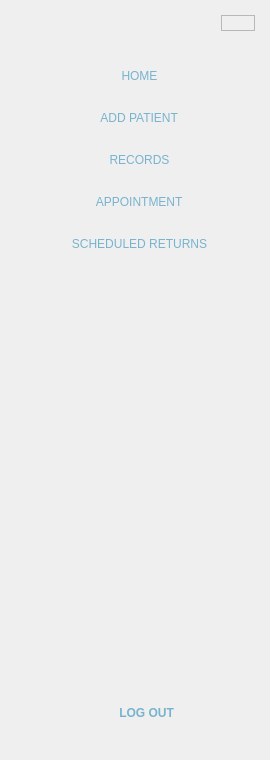
        <widget class="QFrame" name="sideNav">
         <property name="enabled">
          <bool>true</bool>
         </property>
         <property name="sizePolicy">
          <sizepolicy hsizetype="Preferred" vsizetype="Preferred">
           <horstretch>0</horstretch>
           <verstretch>0</verstretch>
          </sizepolicy>
         </property>
         <property name="styleSheet">
          <string notr="true">#sideNav{
	background-color:rgb(240, 240, 240);
	border:none;
    border-radius: 15px;

}</string>
         </property>
         <property name="frameShape">
          <enum>QFrame::NoFrame</enum>
         </property>
         <layout class="QVBoxLayout" name="verticalLayout_2">
          <property name="leftMargin">
           <number>15</number>
          </property>
          <property name="topMargin">
           <number>15</number>
          </property>
          <property name="rightMargin">
           <number>15</number>
          </property>
          <property name="bottomMargin">
           <number>29</number>
          </property>
          <item alignment="Qt::AlignRight">
           <widget class="QFrame" name="frame_50">
            <property name="frameShape">
             <enum>QFrame::StyledPanel</enum>
            </property>
            <property name="frameShadow">
             <enum>QFrame::Raised</enum>
            </property>
            <layout class="QHBoxLayout" name="horizontalLayout_76">
             <property name="spacing">
              <number>0</number>
             </property>
             <property name="leftMargin">
              <number>0</number>
             </property>
             <property name="topMargin">
              <number>0</number>
             </property>
             <property name="rightMargin">
              <number>0</number>
             </property>
             <property name="bottomMargin">
              <number>0</number>
             </property>
             <item>
              <widget class="QPushButton" name="fullNavBtn">
               <property name="styleSheet">
                <string notr="true">border:none;</string>
               </property>
               <property name="text">
                <string/>
               </property>
               <property name="icon">
                <iconset resource="resource.qrc">
                 <normaloff>:/Icons/Icons/hideNav.png</normaloff>:/Icons/Icons/hideNav.png</iconset>
               </property>
               <property name="iconSize">
                <size>
                 <width>25</width>
                 <height>25</height>
                </size>
               </property>
               <property name="checkable">
                <bool>true</bool>
               </property>
               <property name="checked">
                <bool>false</bool>
               </property>
               <property name="autoRepeat">
                <bool>false</bool>
               </property>
              </widget>
             </item>
            </layout>
           </widget>
          </item>
          <item alignment="Qt::AlignHCenter">
           <widget class="QLabel" name="PetmateLogo">
            <property name="sizePolicy">
             <sizepolicy hsizetype="Expanding" vsizetype="Expanding">
              <horstretch>0</horstretch>
              <verstretch>0</verstretch>
             </sizepolicy>
            </property>
            <property name="maximumSize">
             <size>
              <width>212</width>
              <height>81</height>
             </size>
            </property>
            <property name="text">
             <string/>
            </property>
            <property name="pixmap">
             <pixmap resource="resource.qrc">:/images/image/petmateLogo.png</pixmap>
            </property>
            <property name="scaledContents">
             <bool>true</bool>
            </property>
           </widget>
          </item>
          <item alignment="Qt::AlignHCenter">
           <widget class="QFrame" name="Buttons">
            <property name="sizePolicy">
             <sizepolicy hsizetype="Expanding" vsizetype="Expanding">
              <horstretch>0</horstretch>
              <verstretch>0</verstretch>
             </sizepolicy>
            </property>
            <property name="styleSheet">
             <string notr="true">QToolButton{
	border:none;
	background-color:transparent;
	font-family:&quot;Montserrat Black&quot;;
	font-weight:87;
	color:#78B3CE;
	border-radius:15px;
	padding:10;
}
QToolButton:hover{
	background-color: rgb(255, 241, 206);

}

QToolButton:checked{
    background-color:rgb(252, 213, 151);   /* Active bg color */
	border-radius:15px;
    color: #78B3CE;    
}</string>
            </property>
            <property name="frameShape">
             <enum>QFrame::NoFrame</enum>
            </property>
            <layout class="QVBoxLayout" name="verticalLayout">
             <property name="spacing">
              <number>5</number>
             </property>
             <property name="leftMargin">
              <number>0</number>
             </property>
             <property name="topMargin">
              <number>0</number>
             </property>
             <property name="rightMargin">
              <number>0</number>
             </property>
             <property name="bottomMargin">
              <number>0</number>
             </property>
             <item>
              <widget class="QToolButton" name="homeBtn">
               <property name="sizePolicy">
                <sizepolicy hsizetype="Expanding" vsizetype="Expanding">
                 <horstretch>0</horstretch>
                 <verstretch>0</verstretch>
                </sizepolicy>
               </property>
               <property name="maximumSize">
                <size>
                 <width>16777215</width>
                 <height>70</height>
                </size>
               </property>
               <property name="cursor">
                <cursorShape>PointingHandCursor</cursorShape>
               </property>
               <property name="autoFillBackground">
                <bool>false</bool>
               </property>
               <property name="styleSheet">
                <string notr="true"/>
               </property>
               <property name="text">
                <string>   HOME</string>
               </property>
               <property name="icon">
                <iconset resource="resource.qrc">
                 <normaloff>:/Icons/Icons/home.png</normaloff>:/Icons/Icons/home.png</iconset>
               </property>
               <property name="iconSize">
                <size>
                 <width>40</width>
                 <height>40</height>
                </size>
               </property>
               <property name="popupMode">
                <enum>QToolButton::DelayedPopup</enum>
               </property>
               <property name="toolButtonStyle">
                <enum>Qt::ToolButtonTextBesideIcon</enum>
               </property>
               <property name="autoRaise">
                <bool>false</bool>
               </property>
               <property name="arrowType">
                <enum>Qt::NoArrow</enum>
               </property>
              </widget>
             </item>
             <item>
              <widget class="QToolButton" name="addPatientBtn">
               <property name="sizePolicy">
                <sizepolicy hsizetype="Expanding" vsizetype="Expanding">
                 <horstretch>0</horstretch>
                 <verstretch>0</verstretch>
                </sizepolicy>
               </property>
               <property name="maximumSize">
                <size>
                 <width>16777215</width>
                 <height>70</height>
                </size>
               </property>
               <property name="cursor">
                <cursorShape>PointingHandCursor</cursorShape>
               </property>
               <property name="autoFillBackground">
                <bool>false</bool>
               </property>
               <property name="styleSheet">
                <string notr="true"/>
               </property>
               <property name="text">
                <string>   ADD PATIENT</string>
               </property>
               <property name="icon">
                <iconset resource="resource.qrc">
                 <normaloff>:/Icons/Icons/addPatient.png</normaloff>:/Icons/Icons/addPatient.png</iconset>
               </property>
               <property name="iconSize">
                <size>
                 <width>40</width>
                 <height>40</height>
                </size>
               </property>
               <property name="popupMode">
                <enum>QToolButton::DelayedPopup</enum>
               </property>
               <property name="toolButtonStyle">
                <enum>Qt::ToolButtonTextBesideIcon</enum>
               </property>
               <property name="autoRaise">
                <bool>false</bool>
               </property>
               <property name="arrowType">
                <enum>Qt::NoArrow</enum>
               </property>
              </widget>
             </item>
             <item>
              <widget class="QToolButton" name="petRecordsBtn">
               <property name="sizePolicy">
                <sizepolicy hsizetype="Expanding" vsizetype="Expanding">
                 <horstretch>0</horstretch>
                 <verstretch>0</verstretch>
                </sizepolicy>
               </property>
               <property name="maximumSize">
                <size>
                 <width>16777215</width>
                 <height>70</height>
                </size>
               </property>
               <property name="cursor">
                <cursorShape>PointingHandCursor</cursorShape>
               </property>
               <property name="autoFillBackground">
                <bool>false</bool>
               </property>
               <property name="styleSheet">
                <string notr="true"/>
               </property>
               <property name="text">
                <string>   RECORDS</string>
               </property>
               <property name="icon">
                <iconset resource="resource.qrc">
                 <normaloff>:/Icons/Icons/Records.png</normaloff>:/Icons/Icons/Records.png</iconset>
               </property>
               <property name="iconSize">
                <size>
                 <width>40</width>
                 <height>40</height>
                </size>
               </property>
               <property name="popupMode">
                <enum>QToolButton::DelayedPopup</enum>
               </property>
               <property name="toolButtonStyle">
                <enum>Qt::ToolButtonTextBesideIcon</enum>
               </property>
               <property name="autoRaise">
                <bool>false</bool>
               </property>
               <property name="arrowType">
                <enum>Qt::NoArrow</enum>
               </property>
              </widget>
             </item>
             <item>
              <widget class="QToolButton" name="appointmentBtn">
               <property name="sizePolicy">
                <sizepolicy hsizetype="Expanding" vsizetype="Expanding">
                 <horstretch>0</horstretch>
                 <verstretch>0</verstretch>
                </sizepolicy>
               </property>
               <property name="maximumSize">
                <size>
                 <width>16777215</width>
                 <height>70</height>
                </size>
               </property>
               <property name="cursor">
                <cursorShape>PointingHandCursor</cursorShape>
               </property>
               <property name="autoFillBackground">
                <bool>false</bool>
               </property>
               <property name="styleSheet">
                <string notr="true"/>
               </property>
               <property name="text">
                <string>   APPOINTMENT</string>
               </property>
               <property name="icon">
                <iconset resource="resource.qrc">
                 <normaloff>:/Icons/Icons/AddAppointment.png</normaloff>:/Icons/Icons/AddAppointment.png</iconset>
               </property>
               <property name="iconSize">
                <size>
                 <width>40</width>
                 <height>40</height>
                </size>
               </property>
               <property name="popupMode">
                <enum>QToolButton::DelayedPopup</enum>
               </property>
               <property name="toolButtonStyle">
                <enum>Qt::ToolButtonTextBesideIcon</enum>
               </property>
               <property name="autoRaise">
                <bool>false</bool>
               </property>
               <property name="arrowType">
                <enum>Qt::NoArrow</enum>
               </property>
              </widget>
             </item>
             <item>
              <widget class="QToolButton" name="schedVaxBtn">
               <property name="sizePolicy">
                <sizepolicy hsizetype="Expanding" vsizetype="Expanding">
                 <horstretch>0</horstretch>
                 <verstretch>0</verstretch>
                </sizepolicy>
               </property>
               <property name="maximumSize">
                <size>
                 <width>16777215</width>
                 <height>70</height>
                </size>
               </property>
               <property name="cursor">
                <cursorShape>PointingHandCursor</cursorShape>
               </property>
               <property name="autoFillBackground">
                <bool>false</bool>
               </property>
               <property name="styleSheet">
                <string notr="true"/>
               </property>
               <property name="text">
                <string>   SCHEDULED RETURNS</string>
               </property>
               <property name="icon">
                <iconset resource="resource.qrc">
                 <normaloff>:/Icons/Icons/schedVax.png</normaloff>:/Icons/Icons/schedVax.png</iconset>
               </property>
               <property name="iconSize">
                <size>
                 <width>40</width>
                 <height>40</height>
                </size>
               </property>
               <property name="popupMode">
                <enum>QToolButton::DelayedPopup</enum>
               </property>
               <property name="toolButtonStyle">
                <enum>Qt::ToolButtonTextBesideIcon</enum>
               </property>
               <property name="autoRaise">
                <bool>false</bool>
               </property>
               <property name="arrowType">
                <enum>Qt::NoArrow</enum>
               </property>
              </widget>
             </item>
            </layout>
           </widget>
          </item>
          <item>
           <spacer name="verticalSpacer_15">
            <property name="orientation">
             <enum>Qt::Vertical</enum>
            </property>
            <property name="sizeType">
             <enum>QSizePolicy::Maximum</enum>
            </property>
            <property name="sizeHint" stdset="0">
             <size>
              <width>20</width>
              <height>200</height>
             </size>
            </property>
           </spacer>
          </item>
          <item alignment="Qt::AlignHCenter">
           <widget class="QLabel" name="label">
            <property name="sizePolicy">
             <sizepolicy hsizetype="Expanding" vsizetype="Expanding">
              <horstretch>0</horstretch>
              <verstretch>0</verstretch>
             </sizepolicy>
            </property>
            <property name="minimumSize">
             <size>
              <width>220</width>
              <height>220</height>
             </size>
            </property>
            <property name="maximumSize">
             <size>
              <width>220</width>
              <height>220</height>
             </size>
            </property>
            <property name="styleSheet">
             <string notr="true">QLabel{
	margin-bottom:47pc;

}</string>
            </property>
            <property name="text">
             <string/>
            </property>
            <property name="pixmap">
             <pixmap resource="resource.qrc">:/images/image/navImg.png</pixmap>
            </property>
            <property name="scaledContents">
             <bool>true</bool>
            </property>
           </widget>
          </item>
          <item alignment="Qt::AlignHCenter">
           <widget class="QToolButton" name="toolButton">
            <property name="minimumSize">
             <size>
              <width>240</width>
              <height>0</height>
             </size>
            </property>
            <property name="cursor">
             <cursorShape>PointingHandCursor</cursorShape>
            </property>
            <property name="styleSheet">
             <string notr="true">QToolButton{
	border:none;
	background-color:transparent;
	font: 87 12pt &quot;Montserrat Black&quot;;
	font-weight:bold;
	color:#78B3CE;
	border-radius:15px;
	padding:10;
}
QToolButton:hover{
	background-color: rgb(255, 241, 206);

}</string>
            </property>
            <property name="text">
             <string notr="true">       LOG OUT</string>
            </property>
            <property name="icon">
             <iconset resource="resource.qrc">
              <normaloff>:/Icons/Icons/logOutIcon.png</normaloff>:/Icons/Icons/logOutIcon.png</iconset>
            </property>
            <property name="iconSize">
             <size>
              <width>30</width>
              <height>30</height>
             </size>
            </property>
            <property name="toolButtonStyle">
             <enum>Qt::ToolButtonTextBesideIcon</enum>
            </property>
           </widget>
          </item>
         </layout>
        </widget>
